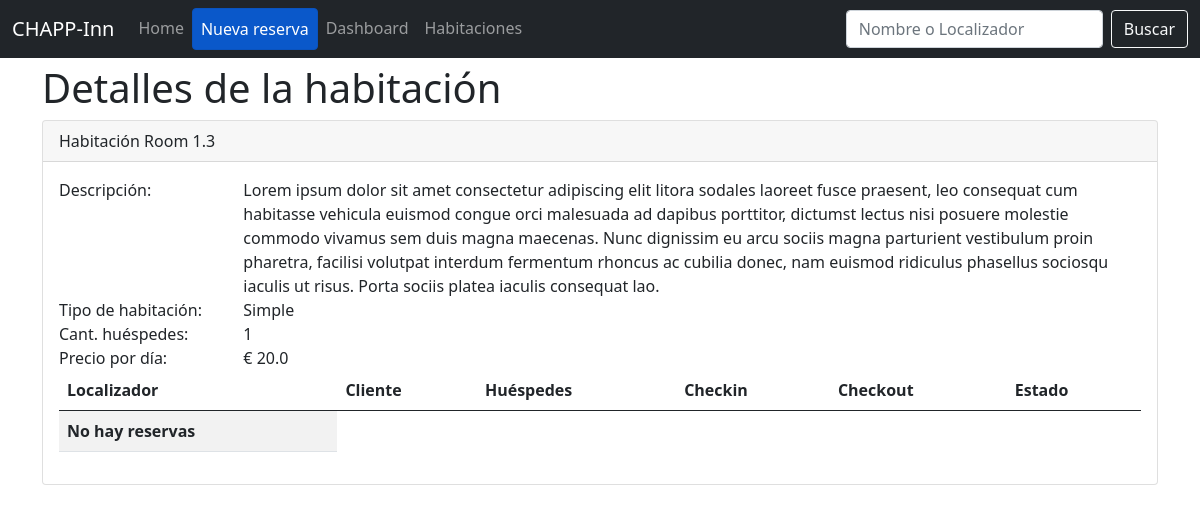
Page /room/3/ on the committed database.
### pms/models.py (models this page shows)
class Room(models.Model):
    room_type = models.ForeignKey(Room_type, on_delete=models.SET_NULL, null=True)
    name = models.CharField(max_length=100)
    description = models.CharField(max_length=500)
    def __str__(self):
        return self.name

class Room_type(models.Model):
    name = models.CharField(max_length=100)
    price = models.FloatField()
    max_guests = models.IntegerField()
    def __str__(self):
        return self.name

### pms/views.py (the view)
# urls.py: path("room/<str:pk>/", views.RoomDetailsView.as_view(), name="room_details"),
class RoomDetailsView(View):
    def get(self, request, pk):
        room = Room.objects.get(id=pk)
        bookings = room.booking_set.all()
        context = {
            'room': room,
            'bookings': bookings}
        print(context)
        return render(request, "room_detail.html", context)

### pms/templates/room_detail.html (shortened to what this page needs)
{% extends "main.html"%}
{% block content %}
<h1>Detalles de la habitación</h1>
<div class="card">
    <div class="card-header">
        Habitación {{room.name}}
    </div>
    <div class="card-body">
        <div class="row">
            <div class="col-md-2">
                <span>Descripción: </span>
            </div>
            <div class="col">
                <span>{{room.description}}</span>
            </div>
        </div>
        <div class="row">
            <div class="col-md-2">
                <span>Tipo de habitación:</span>
            </div>
            <div class="col">
                <span>{{room.room_type}}</span>
            </div>
        </div>
        <div class="row">
            <div class="col-md-2">
                <span>Cant. huéspedes:</span>
            </div>
            <div class="col">
                <span>{{room.room_type.max_guests}}</span>
            </div>
        </div>
        <div class="row">
            <div class="col-md-2">
                <span>Precio por día:</span>
            </div>
            <div class="col">
                <span>€ {{room.room_type.price}}</span>
            </div>
        </div>
        <div class="row">
            <div class="col">
                <table class="table table-striped">
                    <thead>
                        <tr>
                            <th scope="col">Localizador</th>
                            <th scope="col">Cliente</th>
                            <th scope="col">Huéspedes</th>
                            <th scope="col">Checkin</th>
                            <th scope="col">Checkout</th>
                            <th scope="col">Estado</th>
                        </tr>
                    </thead>
                    <tbody>
                        {% if bookings|length == 0%}
                        <tr>
                            <th>
                                No hay reservas
                            </th>
                        </tr>
                        {% endif %}
                    </tbody>
                </table>
            </div>
        </div>
    </div>
</div>
{% endblock content%}

### pms/statics/css/style.css (style rules this page uses)
body { padding-top: 4em }

### rows in the picture
Room: name "Room 1.3", description "Lorem ipsum dolor sit amet consectetur adipiscing elit litora sodales laoreet fusce praesent, leo consequat cum habitasse vehicula euismod congue orci malesuada ad dapibus porttitor, dictumst lectus nisi posuere molestie commodo vivamus sem duis magna maecenas. Nunc dignissim eu arcu sociis magna parturient vestibulum proin pharetra, facilisi volutpat interdum fermentum rhoncus ac cubilia donec, nam euismod ridiculus phasellus sociosqu iaculis ut risus. Porta sociis platea iaculis consequat lao.", room_type "Simple", room_type.max_guests "1", room_type.price "20.0"
